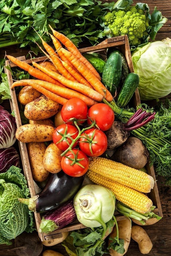
#> input picture DATA/image01.png, 171 x 256 px, shrunk from 736 x 1104 before the run
$ python CV_Lab_04-Horm_Mannchhi.py
#> lines starting #> are read from the running program, lines starting #| are printed output that depends on the picture
""" Name: Horm Mannchhi"""

import cv2
readimg =  cv2.imread('image01.png')
#> readimg is the input picture: shape (256, 171, 3); mean B, G, R 50.1, 100.6, 124.8
maskSobelX = [[-1,0,1], [-2,0,2], [-1,0,1]]
maskSobelY = [[1,2,1], [0,0,0], [-1,-2,-1]]

mOutImg = readimg.copy()
#extract height and width
height, width, channel=readimg.shape
#> height = 256; width = 171; channel = 3
print(width,height,channel)
#| 171 256 3
#initailize 0
pTmpXB = (width*height)*[0]
pTmpXG = (width*height)*[0]
pTmpXR = (width*height)*[0]
pTmpYB = (width*height)*[0]
pTmpYG = (width*height)*[0]
pTmpYR = (width*height)*[0]
#initailize image to black or 0
mOutImg = mOutImg*0
#> mOutImg: shape (256, 171, 3); every value is 0
#apply mask to original image
for i in range(1,height-1):
    for j in range(1,width-1):
        newValueBx = 0
        newValueGx = 0
        newValueRx = 0
        newValueBy = 0
        newValueGy = 0
        newValueRy = 0
        # I1(i+k-1,j+l-1)*k(k,l) --> mc=k; mr=l
        for mr in range(3):
            for mc in range(3):
                # I1(i+k-1,j+l-1)
                r,g,b = readimg[i+mc-1,j+mr-1]
                r, g, b = int(r), int(g), int(b)
                # K(k,l) = maskSobelX[mr][mc]
                newValueBx += maskSobelX[mr][mc]*b
                newValueGx += maskSobelX[mr][mc]*g
                newValueRx += maskSobelX[mr][mc]*r
                newValueBy += maskSobelY[mr][mc]*b
                newValueGy += maskSobelY[mr][mc]*g
                newValueRy += maskSobelY[mr][mc]*r
        pTmpYB[i*width+j] = newValueBy
        pTmpYG[i*width+j] = newValueGy
        pTmpYR[i*width+j] = newValueRy
        pTmpXB[i*width+j] = newValueBx
        pTmpXG[i*width+j] = newValueGx
        pTmpXR[i*width+j] = newValueRx
#> after the loop, pTmpXB = 43776 items; pTmpXG = 43776 items; pTmpXR = 43776 items; pTmpYB = 43776 items; pTmpYG = 43776 items; pTmpYR = 43776 items
#convert to positive
for i in range(1,height-1):
    for j in range(1,width-1):
        constBVal1,constGVal1,constRVal1=pTmpXB[i*width+j],pTmpXG[i*width+j],pTmpXR[i*width+j]
        constBVal2,constGVal2,constRVal2=pTmpYB[i*width+j],pTmpYG[i*width+j],pTmpYR[i*width+j]
        if constBVal1<0:
            constBVal1 = -constBVal1
        if constGVal1<0:
            constGVal1 = -constGVal1
        if constRVal1<0:
            constRVal1 = -constRVal1
        if constBVal2<0:
            constBVal2 = -constBVal2
        if constGVal2<0:
            constGVal2 = -constGVal2
        if constRVal2<0:
            constRVal2 = -constRVal2
        pTmpXB[i*width+j] = constBVal1+constBVal2
        pTmpXG[i*width+j] = constGVal1+constGVal2
        pTmpXR[i*width+j] = constRVal1+constRVal2
#new max and min of picture
minB=minG=minR=100000000
maxB=maxG=maxR=-100000000
for i in range(1,height-1):
    for j in range(1,width-1):
        newValueB=pTmpXB[i*width+j]
        newValueG=pTmpXG[i*width+j]
        newValueR=pTmpXR[i*width+j]
        if(newValueB<minB):
            minB = newValueB
        if(newValueB>maxB):
            maxB = newValueB
        if(newValueG<minG):
            minG = newValueG
        if(newValueG>maxG):
            maxG = newValueG
        if(newValueR<minR):
            minR = newValueR
        if(newValueR>maxR):
            maxR = newValueR
#> after the loop, maxB = 1354; maxG = 1316; maxR = 1020; minB = 0; minG = 0; minR = 0
# normalize number --> can be range from 0 to 1 (original from 0 to 255)
constBVal1 = (float(255.0/(maxB-minB)))
#> constBVal1 = 0.188
constBVal2 = (float(-255.0*minB/(maxB-minB)))
#> constBVal2 = 0
constGVal1 = (float(255.0/(maxG-minG)))
#> constGVal1 = 0.194
constGVal2 = (float(-255.0*minG/(maxG-minG)))
#> constGVal2 = 0
constRVal1 = (float(255.0/(maxR-minR)))
#> constRVal1 = 0.25
constRVal2 = (float(-255.0 * minR/(maxR-minR)))
#> constRVal2 = 0
# apply new RGB
for i in range(1,height-1):
    for j in range(1,width-1):
        # Apply new RGB
        newB = pTmpXB[i*width+j] * constBVal1 + constBVal2
        newG = pTmpXG[i*width+j] * constGVal1 + constGVal2
        newR = pTmpXR[i*width+j] * constRVal1 + constRVal2
        mOutImg[i,j] = [int(newB), int(newG), int(newR)]
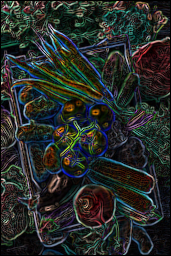
#> mOutImg: shape (256, 171, 3); mean B, G, R 40.3, 43.2, 39.4

pTmpXB = []
pTmpXG = []
pTmpXR = []
pTmpYB = []
pTmpYG = []
pTmpYR = []
#print(mOutImg)
cv2.imshow("Sobel Edge Detection",mOutImg)
cv2.imshow("Origin",readimg)
cv2.waitKey()

$ run again, with DATA/image02.png copied over DATA/image01.png
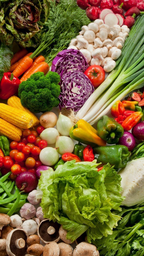
#> input picture DATA/image02.png, 144 x 256 px, shrunk from 736 x 1308 before the run
#> readimg is the input picture: shape (256, 144, 3); mean B, G, R 55, 104.8, 126.2
#| 144 256 3
#> after the loop `for i in range(1,height-1):`: pTmpXB = 36864 items
#> after the loop `for i in range(1,height-1):`: maxB = 1338; maxG = 1262; maxR = 1240; minB = 0
#> constBVal1 = 0.191
#> constBVal2 = 0
#> constGVal1 = 0.202
#> constGVal2 = 0
#> constRVal1 = 0.206
#> constRVal2 = 0
#> after the loop `for i in range(1,height-1):`:
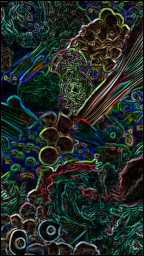
#> mOutImg: shape (256, 144, 3); mean B, G, R 39, 43.5, 33.6

$ run again, with DATA/fruit2.jpg saved as DATA/image01.png
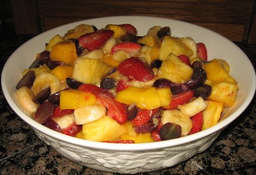
#> input picture DATA/fruit2.jpg, 256 x 175 px, shrunk from 432 x 295 before the run
#> readimg is the input picture: shape (175, 256, 3); mean B, G, R 53.5, 90.8, 124.9
#| 256 175 3
#> after the loop `for i in range(1,height-1):`: pTmpXB = 44800 items
#> after the loop `for i in range(1,height-1):`: maxB = 1230; maxG = 1186; maxR = 1152; minB = 0
#> constBVal1 = 0.207
#> constBVal2 = 0
#> constGVal1 = 0.215
#> constGVal2 = 0
#> constRVal1 = 0.221
#> constRVal2 = 0
#> after the loop `for i in range(1,height-1):`:
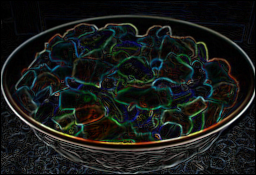
#> mOutImg: shape (175, 256, 3); mean B, G, R 24.8, 26.5, 23.9
